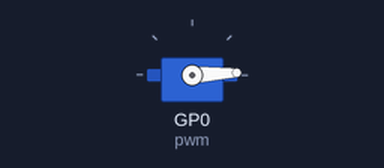
Recording of a program running on a simulated Raspberry Pi Pico running MicroPython. Parts: servo. Servo angles are drawn from the pulse width (0.5 ms = 0°, 2.5 ms = 180°).

Above: at 0.05 s.
At 4.0 s:
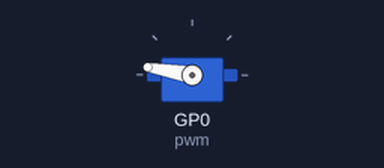
Timing chart, 0 to 5.2 s (numbered marks = the images above):
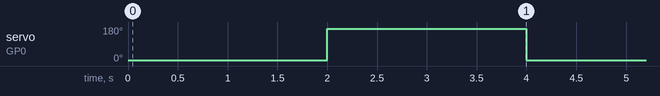

The program:

servo_pwm.py
```python
#
# servo.py
#
# Pins
# ----
# 3.3V - Servo +
# GP0  - Servo Signal
# GnD  - Servo GND
#
# 2% for zero degrees
# 12.5 % for 180
#
# Angle  Percent  Value
# -----  -------  -----
#   0     2.0%     1350
# 180    12.5%     8200

from machine import Pin, PWM
from time import sleep

pwm = PWM(Pin(0))
pwm.freq(50)


def degrees_to_value(degrees):
    return 1350 + int(38.06 * degrees)

while True:
    pwm.duty_u16(degrees_to_value(10))
    sleep(2)
    pwm.duty_u16(degrees_to_value(170))
    sleep(2)
```

Measured:
- by itself, servo on GP0 (pwm): alternates 170° for 2.0 s and 3° for 2.0 s
